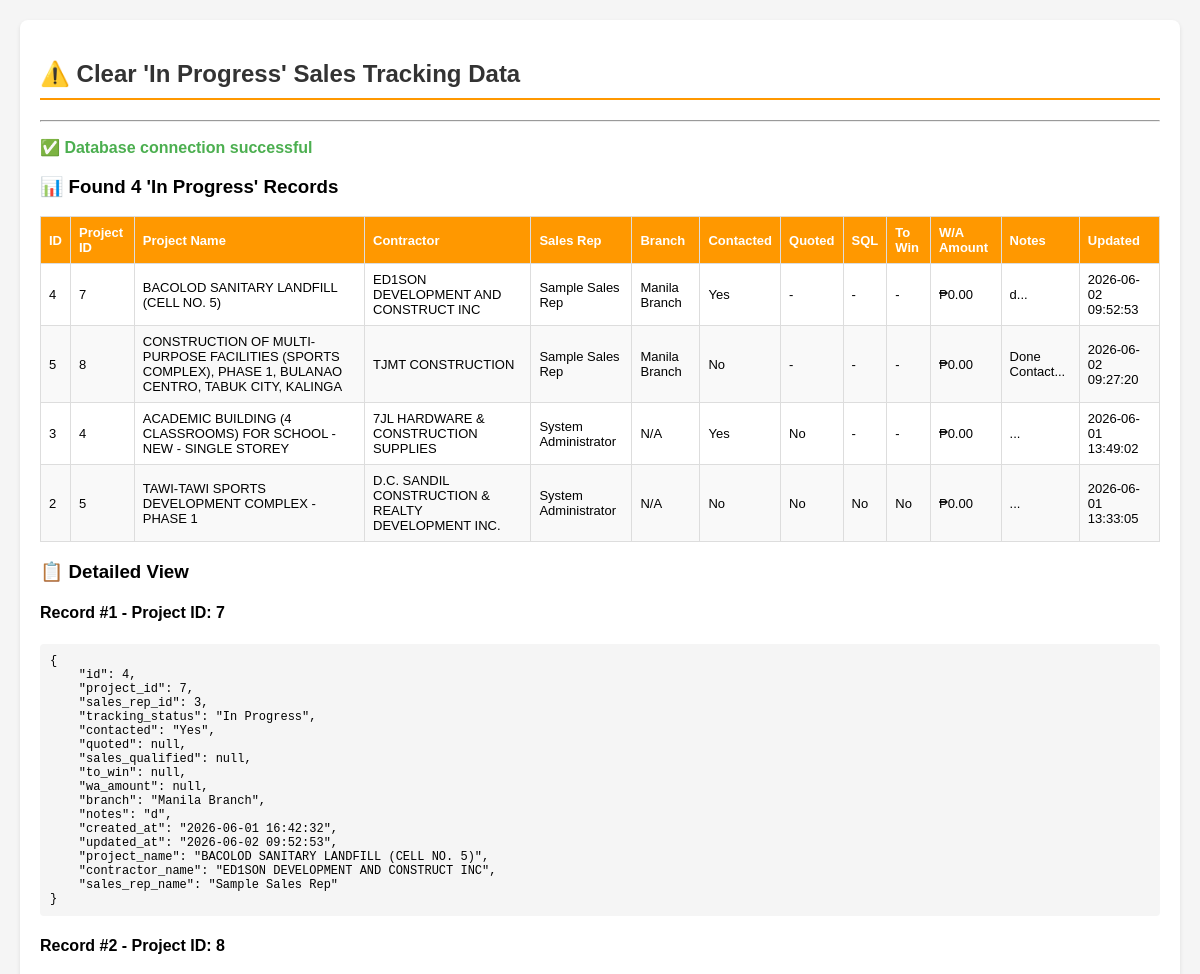
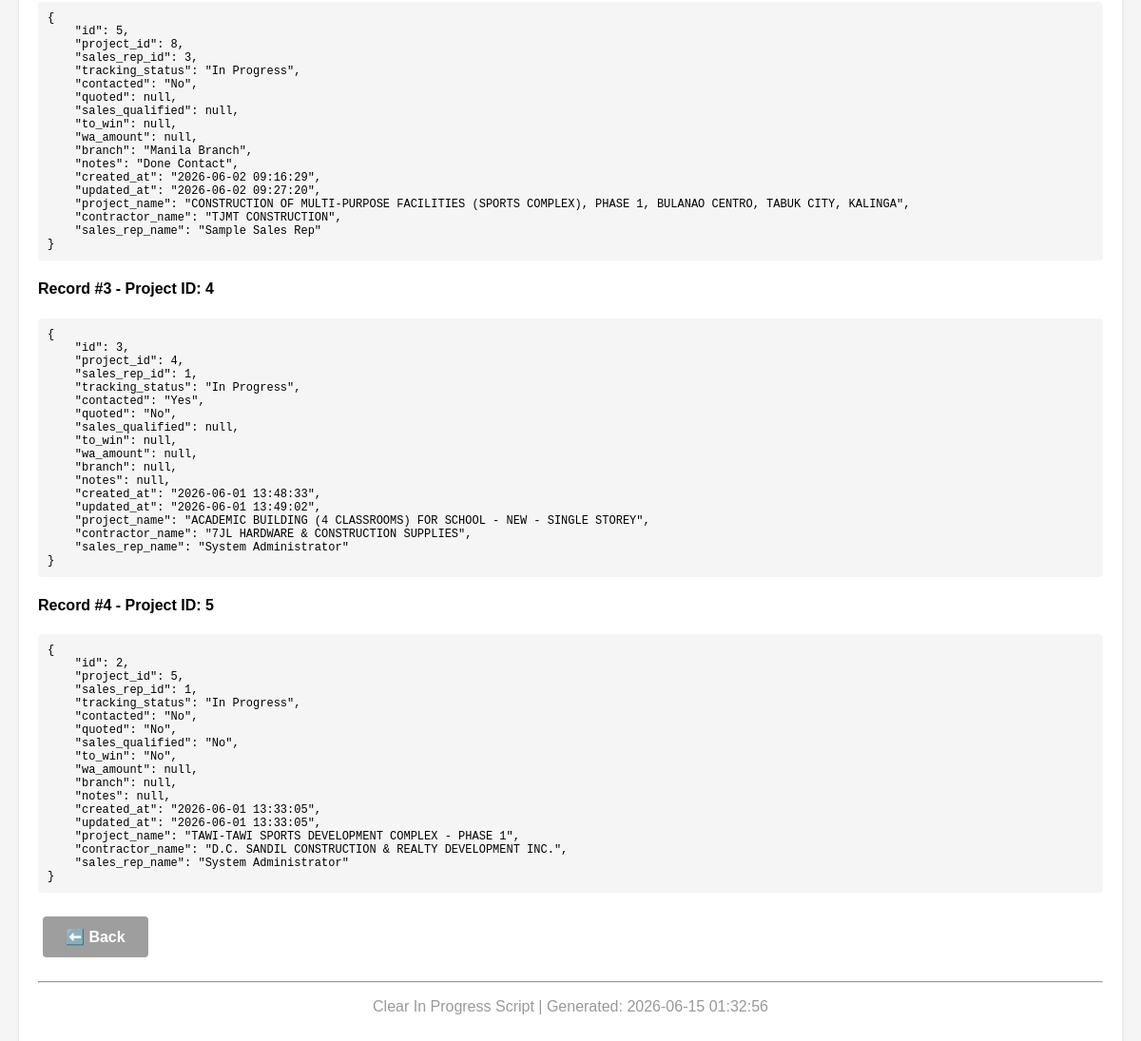
Screenshot of /clear-in-progress-tracking.php?action=details with the database file from the repository (2 pictures, top to bottom).
### tables this page shows
CREATE TABLE `sales_tracking` (
  `id` int(10) UNSIGNED NOT NULL,
  `project_id` int(10) UNSIGNED NOT NULL,
  `sales_rep_id` int(10) UNSIGNED NOT NULL,
  `status` varchar(50) NOT NULL DEFAULT 'Assigned',
  `first_contact_date` date DEFAULT NULL,
  `last_contact_date` date DEFAULT NULL,
  `next_followup_date` date DEFAULT NULL,
  `contact_method` varchar(50) DEFAULT NULL,
  `client_response` text DEFAULT NULL,
  `notes` text DEFAULT NULL,
  `probability_percentage` decimal(5,2) DEFAULT 0.00,
  `expected_close_date` date DEFAULT NULL,
  `updated_by` int(10) UNSIGNED DEFAULT NULL,
  `created_at` datetime NOT NULL DEFAULT current_timestamp(),
  `updated_at` datetime NOT NULL DEFAULT current_timestamp() ON UPDATE current_timestamp(),
  `contacted` enum('Yes','No') DEFAULT NULL COMMENT 'Has the project been contacted?',
  `quoted` enum('Yes','No') DEFAULT NULL COMMENT 'Has a quote been provided?',
  `to_win` enum('Yes','No') DEFAULT NULL COMMENT 'Is this project won?',
  `sales_qualified` enum('Yes','No') DEFAULT NULL COMMENT 'Is this a Sales Qualified Lead?',
  `wa_amount` decimal(18,2) DEFAULT 0.00,
  `tracking_status` enum('Not Started','In Progress','Complete') NOT NULL DEFAULT 'Not Started',
  `branch` varchar(100) DEFAULT NULL COMMENT 'Sales rep branch',
  `assigned_at` datetime DEFAULT NULL COMMENT 'When the project was assigned to this SR',
  `contacted_at` datetime DEFAULT NULL COMMENT 'When contacted was first set to Yes',
  `sales_qualified_at` datetime DEFAULT NULL COMMENT 'When sales_qualified was first set (Yes or No)',
  `quoted_at` datetime DEFAULT NULL COMMENT 'When quoted was first set to Yes',
  `to_win_at` datetime DEFAULT NULL COMMENT 'When to_win was first set to Yes with wa_amount'
);

CREATE TABLE `projects` (
  `id` int(10) UNSIGNED NOT NULL,
  `contractor_id` varchar(100) DEFAULT NULL,
  `project_id` varchar(100) DEFAULT NULL,
  `contractor_name` varchar(255) NOT NULL,
  `contact_person` varchar(255) DEFAULT NULL,
  `contact_number` varchar(50) DEFAULT NULL,
  `project_name` varchar(500) NOT NULL,
  `project_value` decimal(18,2) NOT NULL DEFAULT 0.00,
  `status` varchar(50) NOT NULL DEFAULT 'Prospect',
  `source` varchar(50) DEFAULT NULL,
  `notice_reference_number` varchar(5) DEFAULT NULL COMMENT 'PHILGEPS Notice Reference Number - 5 digits only, required when source is PHILGEPS',
  `publication_date` date DEFAULT NULL,
  `address` text DEFAULT NULL,
  `region` varchar(100) DEFAULT NULL,
  `city_province` varchar(150) DEFAULT NULL,
  `contract_country` varchar(100) DEFAULT 'Philippines',
  `contract_region` varchar(100) DEFAULT NULL,
  `contract_province` varchar(100) DEFAULT NULL,
  `contract_city` varchar(100) DEFAULT NULL,
  `contract_barangay` varchar(100) DEFAULT NULL,
  `contract_street` varchar(255) DEFAULT NULL,
  `contract_blk_lot` varchar(100) DEFAULT NULL,
  `contract_coordinates` varchar(255) DEFAULT NULL,
  `project_country` varchar(100) DEFAULT 'Philippines',
  `project_region` varchar(100) DEFAULT NULL,
  `project_province` varchar(100) DEFAULT NULL,
  `project_city` varchar(100) DEFAULT NULL,
  `project_barangay` varchar(100) DEFAULT NULL,
  `project_street` varchar(255) DEFAULT NULL,
  `project_blk_lot` varchar(100) DEFAULT NULL,
  `project_coordinates` varchar(255) DEFAULT NULL,
  `sheet_pile_type` varchar(100) DEFAULT NULL,
  `sheet_pile_amount` decimal(18,2) DEFAULT NULL,
  `drbs` text DEFAULT NULL,
  `drbs_value` decimal(18,2) DEFAULT NULL,
  `accomplishment_rate` decimal(5,2) DEFAULT 0.00,
  `ms_plate` decimal(18,2) DEFAULT NULL,
  `angle_bars` decimal(18,2) DEFAULT NULL,
  `channel_bars` decimal(18,2) DEFAULT NULL,
  `wide_flange` decimal(18,2) DEFAULT NULL,
  `gi_bi` decimal(18,2) DEFAULT NULL,
  `assigned_to` int(10) UNSIGNED DEFAULT NULL,
  `assigned_at` datetime DEFAULT NULL,
  `assigned_by` int(10) UNSIGNED DEFAULT NULL,
  `is_processed` tinyint(1) NOT NULL DEFAULT 0,
  `processed_at` datetime DEFAULT NULL,
  `processed_by` int(10) UNSIGNED DEFAULT NULL,
  `encoded_by` int(10) UNSIGNED DEFAULT NULL,
  `archived_at` datetime DEFAULT NULL,
  `archived_by` int(10) UNSIGNED DEFAULT NULL,
  `created_at` datetime NOT NULL DEFAULT current_timestamp(),
  `updated_at` datetime NOT NULL DEFAULT current_timestamp() ON UPDATE current_timestamp(),
  KEY `idx_archived_at` (`archived_at`),
  KEY `idx_archived_by` (`archived_by`)
);

CREATE TABLE `users` (
  `id` int(10) UNSIGNED NOT NULL,
  `email` varchar(255) NOT NULL,
  `full_name` varchar(150) NOT NULL DEFAULT '',
  `password_hash` varchar(255) NOT NULL,
  `role` enum('superadmin','admin','encoder','sales_rep') NOT NULL DEFAULT 'encoder',
  `branch` varchar(100) DEFAULT NULL,
  `totp_secret` varchar(64) DEFAULT NULL,
  `reset_requested` tinyint(1) NOT NULL DEFAULT 0,
  `created_at` datetime NOT NULL DEFAULT current_timestamp(),
  `updated_at` datetime NOT NULL DEFAULT current_timestamp() ON UPDATE current_timestamp()
);

### clear-in-progress-tracking.php (the view, shortened to what this page needs)
<?php
echo "<!DOCTYPE html>";
echo "<html><head><title>Clear In Progress Sales Tracking</title>";
echo "<style>
    body { font-family: Arial, sans-serif; margin: 20px; background: #f5f5f5; }
    .container { background: white; padding: 20px; border-radius: 8px; box-shadow: 0 2px 4px rgba(0,0,0,0.1); max-width: 1200px; margin: 0 auto; }
    h2 { color: #333; border-bottom: 2px solid #ff9800; padding-bottom: 10px; }
    .success { color: #4CAF50; font-weight: bold; }
    .error { color: #f44336; font-weight: bold; }
    .info { color: #2196F3; }
    .warning { color: #ff9800; font-weight: bold; }
    table { border-collapse: collapse; width: 100%; margin: 10px 0; }
    th, td { border: 1px solid #ddd; padding: 8px; text-align: left; font-size: 13px; }
    th { background-color: #ff9800; color: white; }
    tr:nth-child(even) { background-color: #f9f9f9; }
    .btn-container { margin: 20px 0; }
    .btn { display: inline-block; padding: 12px 24px; margin: 5px; border-radius: 4px; text-decoration: none; color: white; font-weight: bold; cursor: pointer; border: none; }
    .btn-danger { background-color: #f44336; }
    .btn-danger:hover { background-color: #d32f2f; }
    .btn-warning { background-color: #ff9800; }
    .btn-warning:hover { background-color: #f57c00; }
    .btn-secondary { background-color: #9e9e9e; }
    .btn-secondary:hover { background-color: #757575; }
    .btn-primary { background-color: #2196F3; }
    .btn-primary:hover { background-color: #1976D2; }
    .confirm-box { background: #fff3cd; border: 2px solid #ff9800; padding: 15px; border-radius: 4px; margin: 20px 0; }
    pre { background: #f5f5f5; padding: 10px; border-radius: 4px; overflow-x: auto; font-size: 12px; }
</style></head><body>";
echo "<div class='container'>";
echo "<h2>⚠️ Clear 'In Progress' Sales Tracking Data</h2>";
echo "<hr>";
try {
    $db = getDB();
    echo "<p class='success'>✅ Database connection successful</p>";
    $action = $_GET['action'] ?? 'view';
    $confirm = $_GET['confirm'] ?? 'no';
    $stmt = $db->query("
        SELECT
            st.id,
            st.project_id,
            st.sales_rep_id,
            st.tracking_status,
            st.contacted,
            st.quoted,
            st.sales_qualified,
            st.to_win,
            st.wa_amount,
            st.branch,
            st.notes,
            st.created_at,
            st.updated_at,
            p.project_name,
            p.contractor_name,
            u.full_name as sales_rep_name
        FROM sales_tracking st
        LEFT JOIN projects p ON st.project_id = p.id
        LEFT JOIN users u ON st.sales_rep_id = u.id
        WHERE st.tracking_status = 'In Progress'
        ORDER BY st.updated_at DESC
    ");
    $records = $stmt->fetchAll(PDO::FETCH_ASSOC);
    $count = count($records);
    echo "<h3>📊 Found $count 'In Progress' Records</h3>";
    echo "<table>";
    echo "<thead><tr>";
    echo "<th>ID</th>";
    echo "<th>Project ID</th>";
    echo "<th>Project Name</th>";
    echo "<th>Contractor</th>";
    echo "<th>Sales Rep</th>";
    echo "<th>Branch</th>";
    echo "<th>Contacted</th>";
    echo "<th>Quoted</th>";
    echo "<th>SQL</th>";
    echo "<th>To Win</th>";
    echo "<th>W/A Amount</th>";
    echo "<th>Notes</th>";
    echo "<th>Updated</th>";
    echo "</tr></thead>";
    echo "<tbody>";
    foreach ($records as $record) {
        echo "<tr>";
        echo "<td>" . htmlspecialchars($record['id']) . "</td>";
        echo "<td>" . htmlspecialchars($record['project_id']) . "</td>";
        echo "<td>" . htmlspecialchars($record['project_name'] ?? 'N/A') . "</td>";
        echo "<td>" . htmlspecialchars($record['contractor_name'] ?? 'N/A') . "</td>";
        echo "<td>" . htmlspecialchars($record['sales_rep_name'] ?? 'N/A') . "</td>";
        echo "<td>" . htmlspecialchars($record['branch'] ?? 'N/A') . "</td>";
        echo "<td>" . ($record['contacted'] ? htmlspecialchars($record['contacted']) : '-') . "</td>";
        echo "<td>" . ($record['quoted'] ? htmlspecialchars($record['quoted']) : '-') . "</td>";
        echo "<td>" . ($record['sales_qualified'] ? htmlspecialchars($record['sales_qualified']) : '-') . "</td>";
        echo "<td>" . ($record['to_win'] ? htmlspecialchars($record['to_win']) : '-') . "</td>";
        echo "<td>₱" . number_format($record['wa_amount'] ?? 0, 2) . "</td>";
        echo "<td>" . htmlspecialchars(substr($record['notes'] ?? '', 0, 30)) . "...</td>";
        echo "<td>" . htmlspecialchars($record['updated_at']) . "</td>";
        echo "</tr>";
    }
    echo "</tbody></table>";
    if ($action === 'view') {
        echo "<div class='confirm-box'>";
        echo "<h3>🔧 Choose Action:</h3>";
        echo "<p><strong>Option 1: Delete Records</strong> - Permanently delete all 'In Progress' tracking data</p>";
        echo "<p><strong>Option 2: Reset to 'Not Started'</strong> - Clear progress but keep project assignment to Sales Rep</p>";
        echo "<p><strong>Option 3: View Details</strong> - Show detailed JSON for each record</p>";
        echo "</div>";
        echo "<div class='btn-container'>";
        echo "<a href='?action=delete' class='btn btn-danger'>🗑️ Option 1: Delete All ($count records)</a>";
        echo "<a href='?action=reset' class='btn btn-warning'>🔄 Option 2: Reset to Not Started ($count records)</a>";
        echo "<a href='?action=details' class='btn btn-secondary'>📋 Option 3: View Details</a>";
        echo "</div>";
    } else if ($action === 'details') {
        echo "<h3>📋 Detailed View</h3>";
        foreach ($records as $i => $record) {
            echo "<h4>Record #" . ($i + 1) . " - Project ID: " . htmlspecialchars($record['project_id']) . "</h4>";
            echo "<pre>" . htmlspecialchars(json_encode($record, JSON_PRETTY_PRINT | JSON_UNESCAPED_UNICODE)) . "</pre>";
        }
        echo "<div class='btn-container'>";
        echo "<a href='?action=view' class='btn btn-secondary'>⬅️ Back</a>";
        echo "</div>";
    }
} catch (PDOException $e) {
    echo "<p class='error'>❌ Database Error: " . htmlspecialchars($e->getMessage()) . "</p>";
} catch (Exception $e) {
    echo "<p class='error'>❌ Error: " . htmlspecialchars($e->getMessage()) . "</p>";
}
echo "<hr>";
echo "<p style='text-align: center; color: #999;'>";
echo "Clear In Progress Script | Generated: " . date('Y-m-d H:i:s');
echo "</p>";
echo "</div>";
echo "</body></html>";
?>

### clear-in-progress-tracking.php (style rules this page uses)
body { font-family: Arial, sans-serif; margin: 20px; background: #f5f5f5; }
.container { background: white; padding: 20px; border-radius: 8px; box-shadow: 0 2px 4px rgba(0,0,0,0.1); max-width: 1200px; margin: 0 auto; }
h2 { color: #333; border-bottom: 2px solid #ff9800; padding-bottom: 10px; }
.success { color: #4CAF50; font-weight: bold; }
table { border-collapse: collapse; width: 100%; margin: 10px 0; }
th, td { border: 1px solid #ddd; padding: 8px; text-align: left; font-size: 13px; }
th { background-color: #ff9800; color: white; }
tr:nth-child(even) { background-color: #f9f9f9; }
.btn-container { margin: 20px 0; }
.btn { display: inline-block; padding: 12px 24px; margin: 5px; border-radius: 4px; text-decoration: none; color: white; font-weight: bold; cursor: pointer; border: none; }
.btn-secondary { background-color: #9e9e9e; }
pre { background: #f5f5f5; padding: 10px; border-radius: 4px; overflow-x: auto; font-size: 12px; }

### rows the page displays
sales_tracking: id "4", project "7", project.project_name "BACOLOD SANITARY LANDFILL (CELL NO. 5)", project.contractor_name "ED1SON DEVELOPMENT AND CONSTRUCT INC", sales_rep.full_name "Sample Sales Rep", branch "Manila Branch", contacted "Yes", wa_amount "0.00", notes "d", updated_at "2026-06-02 09:52:53", record "{ \"id\": 4, \"project_id\": 7, \"sales_rep_id\": 3, \"tracking_status\": \"In Progress\", \"contacted\": \"Yes\", \"quoted\": null, \"sales_qualified\": null, \"to_win\": null, \"wa_amount\": null, \"branch\": \"Manila Branch\", \"notes\": \"d\", \"created_at\": \"2026-06-01 16:42:32\", \"updated_at\": \"2026-06-02 09:52:53\", \"project_name\": \"BACOLOD SANITARY LANDFILL (CELL NO. 5)\", \"contractor_name\": \"ED1SON DEVELOPMENT AND CONSTRUCT INC\", \"sales_rep_name\": \"Sample Sales Rep\" }"
sales_tracking: id "5", project "8", project.project_name "CONSTRUCTION OF MULTI-PURPOSE FACILITIES (SPORTS COMPLEX), PHASE 1, BULANAO CENTRO, TABUK CITY, KALINGA", project.contractor_name "TJMT CONSTRUCTION", sales_rep.full_name "Sample Sales Rep", branch "Manila Branch", contacted "No", wa_amount "0.00", notes "Done Contact", updated_at "2026-06-02 09:27:20", record "{ \"id\": 5, \"project_id\": 8, \"sales_rep_id\": 3, \"tracking_status\": \"In Progress\", \"contacted\": \"No\", \"quoted\": null, \"sales_qualified\": null, \"to_win\": null, \"wa_amount\": null, \"branch\": \"Manila Branch\", \"notes\": \"Done Contact\", \"created_at\": \"2026-06-02 09:16:29\", \"updated_at\": \"2026-06-02 09:27:20\", \"project_name\": \"CONSTRUCTION OF MULTI-PURPOSE FACILITIES (SPORTS COMPLEX), PHASE 1, BULANAO CENTRO, TABUK CITY, KALINGA\", \"contractor_name\": \"TJMT CONSTRUCTION\", \"sales_rep_name\": \"Sample Sales Rep\" }"
sales_tracking: id "3", project "4", project.project_name "ACADEMIC BUILDING (4 CLASSROOMS) FOR SCHOOL - NEW - SINGLE STOREY", project.contractor_name "7JL HARDWARE & CONSTRUCTION SUPPLIES", sales_rep.full_name "System Administrator", branch "N/A", contacted "Yes", quoted "No", wa_amount "0.00", updated_at "2026-06-01 13:49:02", record "{ \"id\": 3, \"project_id\": 4, \"sales_rep_id\": 1, \"tracking_status\": \"In Progress\", \"contacted\": \"Yes\", \"quoted\": \"No\", \"sales_qualified\": null, \"to_win\": null, \"wa_amount\": null, \"branch\": null, \"notes\": null, \"created_at\": \"2026-06-01 13:48:33\", \"updated_at\": \"2026-06-01 13:49:02\", \"project_name\": \"ACADEMIC BUILDING (4 CLASSROOMS) FOR SCHOOL - NEW - SINGLE STOREY\", \"contractor_name\": \"7JL HARDWARE & CONSTRUCTION SUPPLIES\", \"sales_rep_name\": \"System Administrator\" }"
sales_tracking: id "2", project "5", project.project_name "TAWI-TAWI SPORTS DEVELOPMENT COMPLEX - PHASE 1", project.contractor_name "D.C. SANDIL CONSTRUCTION & REALTY DEVELOPMENT INC.", sales_rep.full_name "System Administrator", branch "N/A", contacted "No", quoted "No", sales_qualified "No", to_win "No", wa_amount "0.00", updated_at "2026-06-01 13:33:05", record "{ \"id\": 2, \"project_id\": 5, \"sales_rep_id\": 1, \"tracking_status\": \"In Progress\", \"contacted\": \"No\", \"quoted\": \"No\", \"sales_qualified\": \"No\", \"to_win\": \"No\", \"wa_amount\": null, \"branch\": null, \"notes\": null, \"created_at\": \"2026-06-01 13:33:05\", \"updated_at\": \"2026-06-01 13:33:05\", \"project_name\": \"TAWI-TAWI SPORTS DEVELOPMENT COMPLEX - PHASE 1\", \"contractor_name\": \"D.C. SANDIL CONSTRUCTION & REALTY DEVELOPMENT INC.\", \"sales_rep_name\": \"System Administrator\" }"

### other values shown
$count "4"
